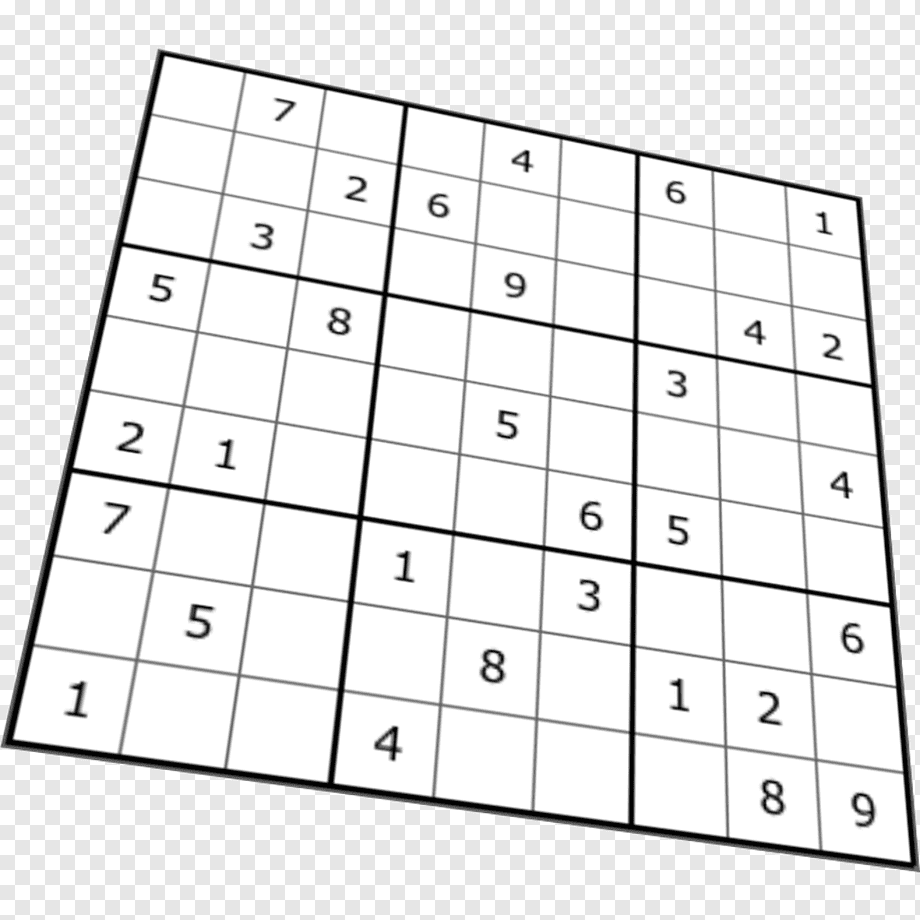
#> input picture example/test.png, 920 x 920 px
$ jupyter execute --allow-errors 'sudoku solver.ipynb'   (shell and % lines are left out)
#> lines starting #> are read from the running program, lines starting #| are printed output that depends on the picture; after the words box and inside, x2 and y2 are one past the last pixel; in counts of white or black regions, pixels touching at a corner belong together
[cell 1]
from itertools import product

import cv2
import matplotlib.pyplot as plt
import numpy as np
import pandas as pd
from pulp import *

## OpenCV

[cell 2]
# Открываем изображение с судоку
img = cv2.imread('example/test.png')
#> img is the input picture: shape (920, 920, 3); min 2, max 255, mean 234.3

# Находим контуры на изображении
gray = cv2.cvtColor(img, cv2.COLOR_BGR2GRAY)
blurry = cv2.GaussianBlur(gray, (5, 5), 5)
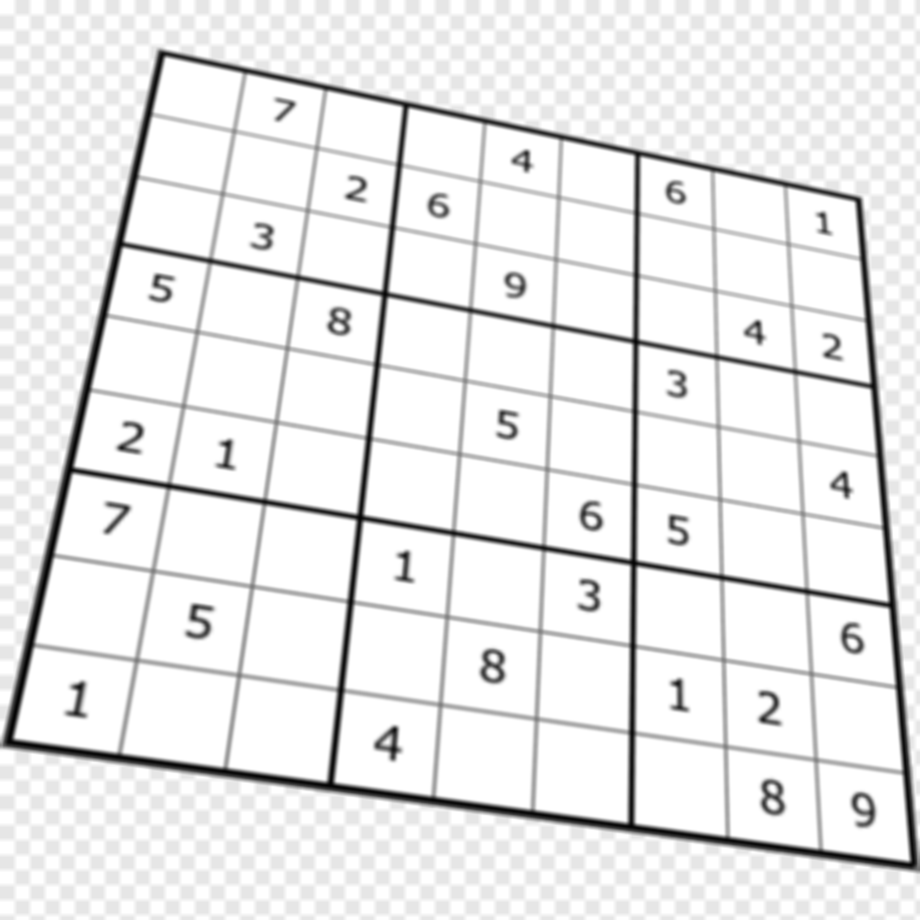
#> blurry: shape (920, 920); min 2, max 255, mean 234.3
thresh = cv2.adaptiveThreshold(blurry, 255, cv2.ADAPTIVE_THRESH_GAUSSIAN_C, cv2.THRESH_BINARY_INV,57,5)
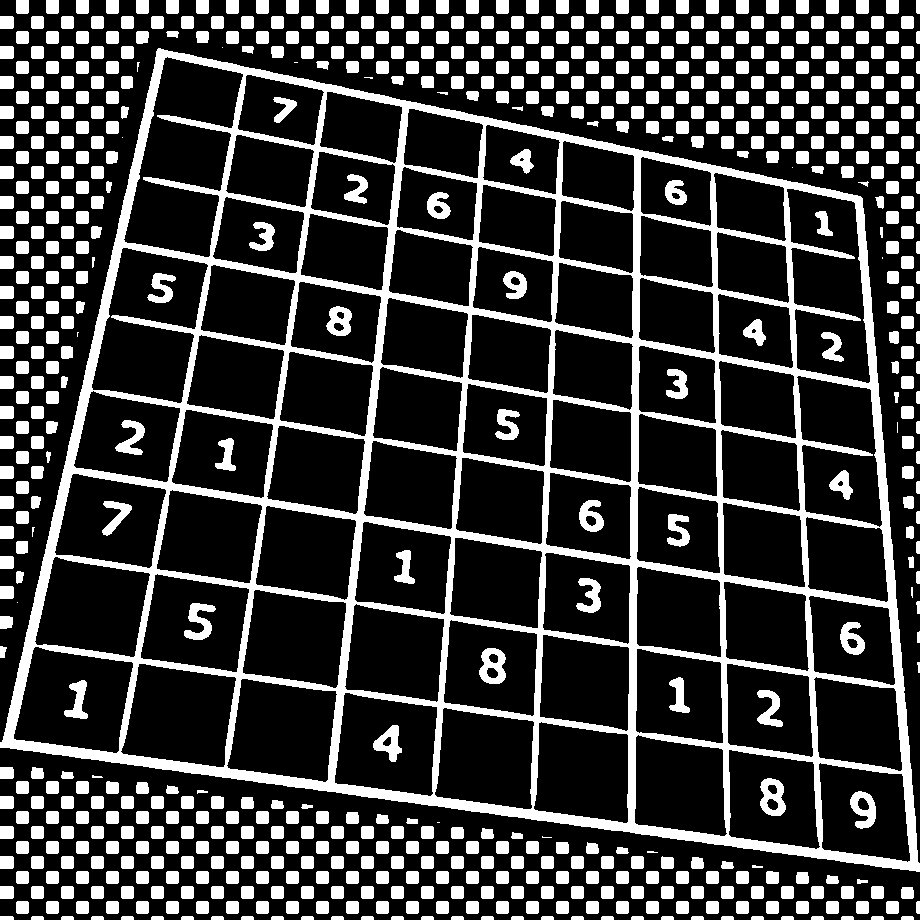
#> thresh: shape (920, 920); 23.5% white; 635 white regions (14 under 20 px)
cnts,_ = cv2.findContours(thresh, cv2.RETR_TREE, cv2.CHAIN_APPROX_SIMPLE)
#> cnts = 726 contours, 26 with area under 20; largest, box (x1, y1, x2, y2) and area: (0, 48, 920, 872) 563636, (123, 56, 244, 258) 14866, (91, 247, 209, 404) 12327, (786, 188, 871, 384) 11955, (796, 375, 883, 528) 9758
cnts = sorted(cnts, key=cv2.contourArea, reverse=True)

# Для поиска сетки судоку находим наибольший квадрат на изображении
location = None
for cnt in cnts:
    approx = cv2.approxPolyDP(cnt, 15, True)
    if len(approx) == 4:
        # Сортировка углов по часовой стрелке
        rect = np.zeros((4, 2), dtype = "float32")
        cutt = approx[:,0]

        diag_1 = cutt.sum(axis = 1)
        rect[0] = cutt[np.argmin(diag_1)]
        rect[2] = cutt[np.argmax(diag_1)]

        diag_2 = np.diff(cutt, axis = 1)
        rect[1] = cutt[np.argmin(diag_2)]
        rect[3] = cutt[np.argmax(diag_2)]

        location = rect
        break
#> this loop made 1 pass
#> (cutt, diag_1, diag_2, location) on pass 1: ([[158, 48], [0, 747], [919, 871], [862, 198]], [206, 747, 1790, 1060], [-110, 747, -48, -664], [[158, 48], [862, 198], [919, 871], [0, 747]])

# Создаём квадрат 900х900
height = 900
width = 900
pts1 = np.float32([location[0], location[1], location[3], location[2]])
#> pts1 = [[158, 48], [862, 198], [0, 747], [919, 871]]
pts2 = np.float32([[0, 0], [width, 0], [0, height], [width, height]])

# Вписываем судоку в наш квадрат
matrix = cv2.getPerspectiveTransform(pts1, pts2)
#> matrix = [[1.11, 0.252, -188.1], [-0.34, 1.6, -22.88], [-0.000193, 0.000401, 1]]
board = cv2.warpPerspective(img, matrix, (width, height))
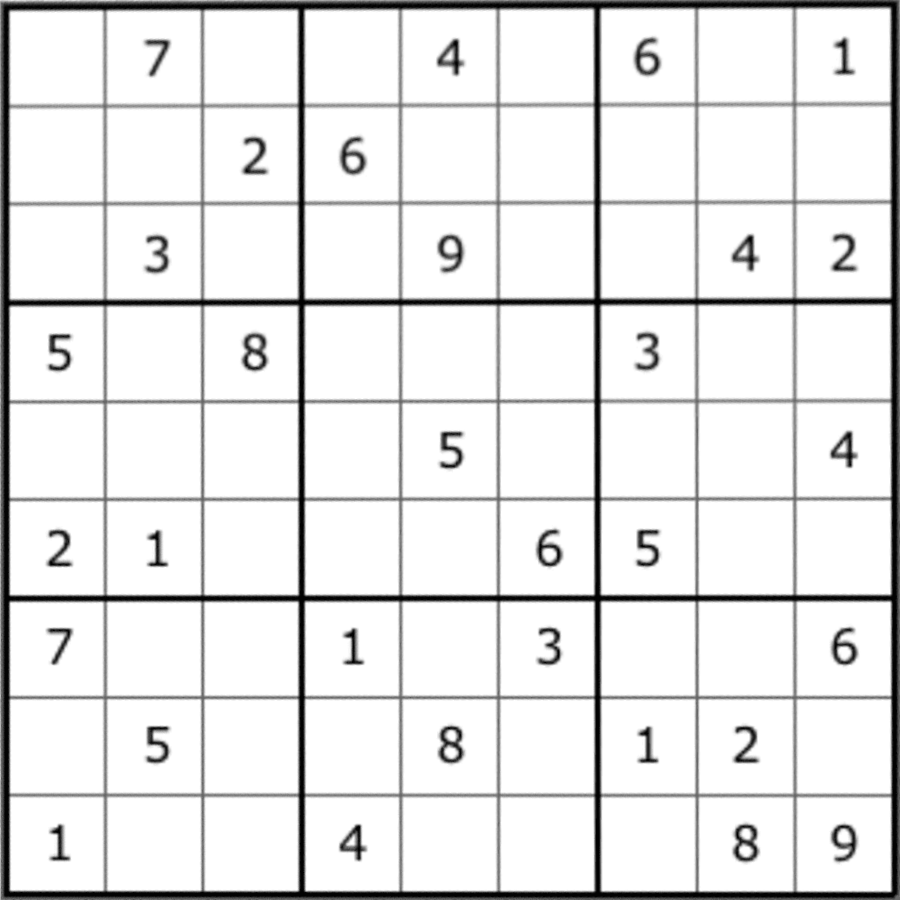
#> board: shape (900, 900, 3); min 2, max 255, mean 230.7

# Отображение результата
fig, ax = plt.subplots(1,3, figsize=(15,15))
for i, j in zip(range(len(ax)), [img, thresh, board]):
    ax[i].imshow(j)
#> this loop made 3 passes
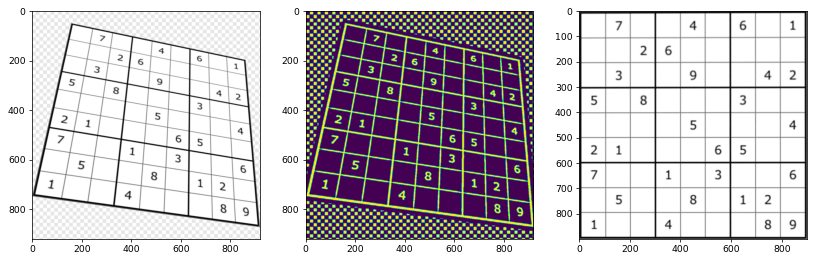
#> figure drawn by matplotlib, 3 panels
